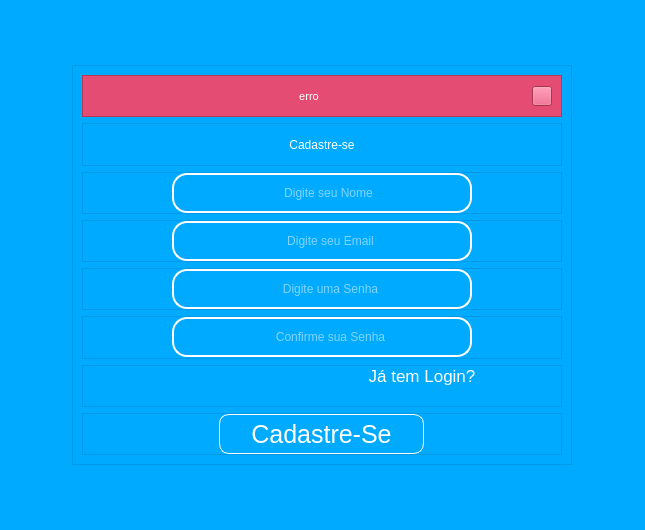
<?xml version="1.0" encoding="UTF-8"?>
<ui version="4.0">
 <class>bg_tela_cadastro</class>
 <widget class="QMainWindow" name="bg_tela_cadastro">
  <property name="geometry">
   <rect>
    <x>0</x>
    <y>0</y>
    <width>645</width>
    <height>530</height>
   </rect>
  </property>
  <property name="windowTitle">
   <string>MainWindow</string>
  </property>
  <property name="styleSheet">
   <string notr="true">background-color: rgb(0, 170, 255);</string>
  </property>
  <widget class="QWidget" name="centralwidget">
   <layout class="QHBoxLayout" name="horizontalLayout_3">
    <item>
     <layout class="QHBoxLayout" name="horizontalLayout_13">
      <item>
       <widget class="QFrame" name="frame_bg_geral">
        <property name="styleSheet">
         <string notr="true">background-color: rgb(0, 170, 255);</string>
        </property>
        <property name="frameShape">
         <enum>QFrame::NoFrame</enum>
        </property>
        <property name="frameShadow">
         <enum>QFrame::Raised</enum>
        </property>
        <layout class="QHBoxLayout" name="horizontalLayout">
         <item>
          <widget class="QFrame" name="frame_bg_informacoes">
           <property name="minimumSize">
            <size>
             <width>0</width>
             <height>0</height>
            </size>
           </property>
           <property name="maximumSize">
            <size>
             <width>500</width>
             <height>400</height>
            </size>
           </property>
           <property name="font">
            <font>
             <pointsize>2</pointsize>
            </font>
           </property>
           <property name="layoutDirection">
            <enum>Qt::LeftToRight</enum>
           </property>
           <property name="styleSheet">
            <string notr="true">background-color: rgba(0, 170, 255, 100);</string>
           </property>
           <property name="frameShape">
            <enum>QFrame::StyledPanel</enum>
           </property>
           <property name="frameShadow">
            <enum>QFrame::Raised</enum>
           </property>
           <layout class="QVBoxLayout" name="verticalLayout_2">
            <item>
             <widget class="QFrame" name="frame_erro">
              <property name="styleSheet">
               <string notr="true">background-color: rgb(229, 76, 115);</string>
              </property>
              <property name="frameShape">
               <enum>QFrame::StyledPanel</enum>
              </property>
              <property name="frameShadow">
               <enum>QFrame::Raised</enum>
              </property>
              <layout class="QHBoxLayout" name="horizontalLayout_15">
               <item>
                <widget class="QLabel" name="texto_erro">
                 <property name="font">
                  <font>
                   <family>System</family>
                   <pointsize>8</pointsize>
                   <weight>9</weight>
                   <italic>false</italic>
                   <bold>false</bold>
                  </font>
                 </property>
                 <property name="styleSheet">
                  <string notr="true">color: rgb(255, 255, 255);
font: 75 8pt &quot;System&quot;;</string>
                 </property>
                 <property name="text">
                  <string>erro</string>
                 </property>
                 <property name="alignment">
                  <set>Qt::AlignCenter</set>
                 </property>
                </widget>
               </item>
               <item>
                <widget class="QPushButton" name="pushButton">
                 <property name="maximumSize">
                  <size>
                   <width>20</width>
                   <height>20</height>
                  </size>
                 </property>
                 <property name="text">
                  <string/>
                 </property>
                 <property name="icon">
                  <iconset resource="img.qrc">
                   <normaloff>:/icon_fechar/fechar-o-simbolo-quadrado-arredondado-da-interface-com-uma-cruz (1).png</normaloff>:/icon_fechar/fechar-o-simbolo-quadrado-arredondado-da-interface-com-uma-cruz (1).png</iconset>
                 </property>
                 <property name="iconSize">
                  <size>
                   <width>20</width>
                   <height>20</height>
                  </size>
                 </property>
                </widget>
               </item>
              </layout>
             </widget>
            </item>
            <item>
             <widget class="QFrame" name="frame_cadastre_se">
              <property name="styleSheet">
               <string notr="true"/>
              </property>
              <property name="frameShape">
               <enum>QFrame::StyledPanel</enum>
              </property>
              <property name="frameShadow">
               <enum>QFrame::Raised</enum>
              </property>
              <layout class="QHBoxLayout" name="horizontalLayout_2">
               <item>
                <widget class="QLabel" name="label_cadastre_se">
                 <property name="autoFillBackground">
                  <bool>false</bool>
                 </property>
                 <property name="styleSheet">
                  <string notr="true">border:none;
font: 36pt &quot;MS Sans Serif&quot;;
color: rgb(255, 255, 255);</string>
                 </property>
                 <property name="text">
                  <string>Cadastre-se</string>
                 </property>
                 <property name="alignment">
                  <set>Qt::AlignCenter</set>
                 </property>
                </widget>
               </item>
              </layout>
             </widget>
            </item>
            <item>
             <widget class="QFrame" name="frame_input_digite_nome">
              <property name="maximumSize">
               <size>
                <width>16777215</width>
                <height>50</height>
               </size>
              </property>
              <property name="styleSheet">
               <string notr="true"/>
              </property>
              <property name="frameShape">
               <enum>QFrame::StyledPanel</enum>
              </property>
              <property name="frameShadow">
               <enum>QFrame::Raised</enum>
              </property>
              <layout class="QHBoxLayout" name="horizontalLayout_5">
               <property name="spacing">
                <number>0</number>
               </property>
               <property name="leftMargin">
                <number>0</number>
               </property>
               <property name="topMargin">
                <number>0</number>
               </property>
               <property name="rightMargin">
                <number>0</number>
               </property>
               <property name="bottomMargin">
                <number>0</number>
               </property>
               <item>
                <widget class="QFrame" name="frame_7">
                 <property name="maximumSize">
                  <size>
                   <width>300</width>
                   <height>40</height>
                  </size>
                 </property>
                 <property name="styleSheet">
                  <string notr="true">border: 2px solid  rgb(255, 255, 255);
border-radius: 15px;</string>
                 </property>
                 <property name="frameShape">
                  <enum>QFrame::StyledPanel</enum>
                 </property>
                 <property name="frameShadow">
                  <enum>QFrame::Raised</enum>
                 </property>
                 <layout class="QHBoxLayout" name="horizontalLayout_4">
                  <property name="spacing">
                   <number>0</number>
                  </property>
                  <property name="leftMargin">
                   <number>6</number>
                  </property>
                  <property name="topMargin">
                   <number>0</number>
                  </property>
                  <property name="rightMargin">
                   <number>0</number>
                  </property>
                  <property name="bottomMargin">
                   <number>0</number>
                  </property>
                  <item>
                   <widget class="QLabel" name="icon_user">
                    <property name="maximumSize">
                     <size>
                      <width>40</width>
                      <height>30</height>
                     </size>
                    </property>
                    <property name="styleSheet">
                     <string notr="true">border: none;</string>
                    </property>
                    <property name="text">
                     <string/>
                    </property>
                    <property name="pixmap">
                     <pixmap resource="img.qrc">:/icon_user/user.png</pixmap>
                    </property>
                    <property name="scaledContents">
                     <bool>true</bool>
                    </property>
                   </widget>
                  </item>
                  <item>
                   <widget class="QLineEdit" name="lineEdit_nome">
                    <property name="maximumSize">
                     <size>
                      <width>400</width>
                      <height>300</height>
                     </size>
                    </property>
                    <property name="styleSheet">
                     <string notr="true">border: none;
color: rgb(255, 255, 255);</string>
                    </property>
                    <property name="alignment">
                     <set>Qt::AlignCenter</set>
                    </property>
                    <property name="dragEnabled">
                     <bool>false</bool>
                    </property>
                    <property name="placeholderText">
                     <string>Digite seu Nome</string>
                    </property>
                   </widget>
                  </item>
                 </layout>
                </widget>
               </item>
              </layout>
             </widget>
            </item>
            <item>
             <widget class="QFrame" name="frame_input_digite_email">
              <property name="maximumSize">
               <size>
                <width>16777215</width>
                <height>50</height>
               </size>
              </property>
              <property name="styleSheet">
               <string notr="true"/>
              </property>
              <property name="frameShape">
               <enum>QFrame::StyledPanel</enum>
              </property>
              <property name="frameShadow">
               <enum>QFrame::Raised</enum>
              </property>
              <layout class="QHBoxLayout" name="horizontalLayout_7">
               <property name="spacing">
                <number>0</number>
               </property>
               <property name="leftMargin">
                <number>0</number>
               </property>
               <property name="topMargin">
                <number>0</number>
               </property>
               <property name="rightMargin">
                <number>0</number>
               </property>
               <property name="bottomMargin">
                <number>0</number>
               </property>
               <item>
                <widget class="QFrame" name="frame_8">
                 <property name="maximumSize">
                  <size>
                   <width>300</width>
                   <height>40</height>
                  </size>
                 </property>
                 <property name="styleSheet">
                  <string notr="true">border: 2px solid  rgb(255, 255, 255);
border-radius: 15px;</string>
                 </property>
                 <property name="frameShape">
                  <enum>QFrame::StyledPanel</enum>
                 </property>
                 <property name="frameShadow">
                  <enum>QFrame::Raised</enum>
                 </property>
                 <layout class="QHBoxLayout" name="horizontalLayout_6">
                  <property name="spacing">
                   <number>0</number>
                  </property>
                  <property name="leftMargin">
                   <number>10</number>
                  </property>
                  <property name="topMargin">
                   <number>0</number>
                  </property>
                  <property name="rightMargin">
                   <number>0</number>
                  </property>
                  <property name="bottomMargin">
                   <number>0</number>
                  </property>
                  <item>
                   <widget class="QLabel" name="icon_email">
                    <property name="maximumSize">
                     <size>
                      <width>30</width>
                      <height>30</height>
                     </size>
                    </property>
                    <property name="styleSheet">
                     <string notr="true">border: none;</string>
                    </property>
                    <property name="text">
                     <string/>
                    </property>
                    <property name="pixmap">
                     <pixmap resource="img.qrc">:/icon_email/email-marketing.png</pixmap>
                    </property>
                    <property name="scaledContents">
                     <bool>true</bool>
                    </property>
                   </widget>
                  </item>
                  <item>
                   <widget class="QLineEdit" name="lineEdit_email">
                    <property name="maximumSize">
                     <size>
                      <width>400</width>
                      <height>300</height>
                     </size>
                    </property>
                    <property name="styleSheet">
                     <string notr="true">border: none;
color: rgb(255, 255, 255);</string>
                    </property>
                    <property name="alignment">
                     <set>Qt::AlignCenter</set>
                    </property>
                    <property name="dragEnabled">
                     <bool>false</bool>
                    </property>
                    <property name="placeholderText">
                     <string>Digite seu Email</string>
                    </property>
                   </widget>
                  </item>
                 </layout>
                </widget>
               </item>
              </layout>
             </widget>
            </item>
            <item>
             <widget class="QFrame" name="frame_input_digitar_senha">
              <property name="maximumSize">
               <size>
                <width>16777215</width>
                <height>50</height>
               </size>
              </property>
              <property name="styleSheet">
               <string notr="true"/>
              </property>
              <property name="frameShape">
               <enum>QFrame::StyledPanel</enum>
              </property>
              <property name="frameShadow">
               <enum>QFrame::Raised</enum>
              </property>
              <layout class="QHBoxLayout" name="horizontalLayout_9">
               <property name="spacing">
                <number>0</number>
               </property>
               <property name="leftMargin">
                <number>0</number>
               </property>
               <property name="topMargin">
                <number>0</number>
               </property>
               <property name="rightMargin">
                <number>0</number>
               </property>
               <property name="bottomMargin">
                <number>0</number>
               </property>
               <item>
                <widget class="QFrame" name="frame_9">
                 <property name="maximumSize">
                  <size>
                   <width>300</width>
                   <height>40</height>
                  </size>
                 </property>
                 <property name="styleSheet">
                  <string notr="true">border: 2px solid  rgb(255, 255, 255);
border-radius: 15px;</string>
                 </property>
                 <property name="frameShape">
                  <enum>QFrame::StyledPanel</enum>
                 </property>
                 <property name="frameShadow">
                  <enum>QFrame::Raised</enum>
                 </property>
                 <layout class="QHBoxLayout" name="horizontalLayout_8">
                  <property name="spacing">
                   <number>0</number>
                  </property>
                  <property name="leftMargin">
                   <number>10</number>
                  </property>
                  <property name="topMargin">
                   <number>0</number>
                  </property>
                  <property name="rightMargin">
                   <number>0</number>
                  </property>
                  <property name="bottomMargin">
                   <number>0</number>
                  </property>
                  <item>
                   <widget class="QLabel" name="icon_senha">
                    <property name="maximumSize">
                     <size>
                      <width>30</width>
                      <height>30</height>
                     </size>
                    </property>
                    <property name="styleSheet">
                     <string notr="true">border: none;</string>
                    </property>
                    <property name="text">
                     <string/>
                    </property>
                    <property name="pixmap">
                     <pixmap resource="img.qrc">:/icon_senha/cadeado.png</pixmap>
                    </property>
                    <property name="scaledContents">
                     <bool>true</bool>
                    </property>
                   </widget>
                  </item>
                  <item>
                   <widget class="QLineEdit" name="lineEdit_senha">
                    <property name="maximumSize">
                     <size>
                      <width>400</width>
                      <height>300</height>
                     </size>
                    </property>
                    <property name="styleSheet">
                     <string notr="true">border: none;
color: rgb(255, 255, 255);</string>
                    </property>
                    <property name="alignment">
                     <set>Qt::AlignCenter</set>
                    </property>
                    <property name="dragEnabled">
                     <bool>false</bool>
                    </property>
                    <property name="placeholderText">
                     <string>Digite uma Senha</string>
                    </property>
                   </widget>
                  </item>
                 </layout>
                </widget>
               </item>
              </layout>
             </widget>
            </item>
            <item>
             <widget class="QFrame" name="frame_input_confirmar_senha">
              <property name="maximumSize">
               <size>
                <width>16777215</width>
                <height>50</height>
               </size>
              </property>
              <property name="styleSheet">
               <string notr="true"/>
              </property>
              <property name="frameShape">
               <enum>QFrame::StyledPanel</enum>
              </property>
              <property name="frameShadow">
               <enum>QFrame::Raised</enum>
              </property>
              <layout class="QHBoxLayout" name="horizontalLayout_11">
               <property name="spacing">
                <number>0</number>
               </property>
               <property name="leftMargin">
                <number>0</number>
               </property>
               <property name="topMargin">
                <number>0</number>
               </property>
               <property name="rightMargin">
                <number>0</number>
               </property>
               <property name="bottomMargin">
                <number>0</number>
               </property>
               <item>
                <widget class="QFrame" name="frame_10">
                 <property name="maximumSize">
                  <size>
                   <width>300</width>
                   <height>40</height>
                  </size>
                 </property>
                 <property name="styleSheet">
                  <string notr="true">border: 2px solid  rgb(255, 255, 255);
border-radius: 15px;</string>
                 </property>
                 <property name="frameShape">
                  <enum>QFrame::StyledPanel</enum>
                 </property>
                 <property name="frameShadow">
                  <enum>QFrame::Raised</enum>
                 </property>
                 <layout class="QHBoxLayout" name="horizontalLayout_10">
                  <property name="spacing">
                   <number>0</number>
                  </property>
                  <property name="leftMargin">
                   <number>10</number>
                  </property>
                  <property name="topMargin">
                   <number>0</number>
                  </property>
                  <property name="rightMargin">
                   <number>0</number>
                  </property>
                  <property name="bottomMargin">
                   <number>0</number>
                  </property>
                  <item>
                   <widget class="QLabel" name="icon_con_senha">
                    <property name="maximumSize">
                     <size>
                      <width>30</width>
                      <height>30</height>
                     </size>
                    </property>
                    <property name="styleSheet">
                     <string notr="true">border: none;</string>
                    </property>
                    <property name="text">
                     <string/>
                    </property>
                    <property name="pixmap">
                     <pixmap resource="img.qrc">:/icon_senha/cadeado.png</pixmap>
                    </property>
                    <property name="scaledContents">
                     <bool>true</bool>
                    </property>
                   </widget>
                  </item>
                  <item>
                   <widget class="QLineEdit" name="lineEdit_con_senha">
                    <property name="maximumSize">
                     <size>
                      <width>400</width>
                      <height>300</height>
                     </size>
                    </property>
                    <property name="styleSheet">
                     <string notr="true">border: none;
color: rgb(255, 255, 255);</string>
                    </property>
                    <property name="alignment">
                     <set>Qt::AlignCenter</set>
                    </property>
                    <property name="dragEnabled">
                     <bool>false</bool>
                    </property>
                    <property name="placeholderText">
                     <string>Confirme sua Senha</string>
                    </property>
                   </widget>
                  </item>
                 </layout>
                </widget>
               </item>
              </layout>
             </widget>
            </item>
            <item>
             <widget class="QFrame" name="frame_ja_tenho_login">
              <property name="maximumSize">
               <size>
                <width>16777215</width>
                <height>50</height>
               </size>
              </property>
              <property name="styleSheet">
               <string notr="true"/>
              </property>
              <property name="frameShape">
               <enum>QFrame::StyledPanel</enum>
              </property>
              <property name="frameShadow">
               <enum>QFrame::Raised</enum>
              </property>
              <layout class="QHBoxLayout" name="horizontalLayout_12">
               <property name="spacing">
                <number>0</number>
               </property>
               <property name="leftMargin">
                <number>200</number>
               </property>
               <property name="topMargin">
                <number>0</number>
               </property>
               <property name="rightMargin">
                <number>0</number>
               </property>
               <property name="bottomMargin">
                <number>19</number>
               </property>
               <item>
                <widget class="QPushButton" name="pushButton_ja_tem_login">
                 <property name="font">
                  <font>
                   <pointsize>13</pointsize>
                  </font>
                 </property>
                 <property name="mouseTracking">
                  <bool>false</bool>
                 </property>
                 <property name="styleSheet">
                  <string notr="true">QPushButton {

color: rgb(255, 255, 255);
border: none;

}

QPushButton:hover {

color: rgb(229, 229, 229);
border: none;

}</string>
                 </property>
                 <property name="text">
                  <string>Já tem Login?</string>
                 </property>
                </widget>
               </item>
              </layout>
             </widget>
            </item>
            <item>
             <widget class="QFrame" name="frame_btn_cadastre_se">
              <property name="maximumSize">
               <size>
                <width>16777215</width>
                <height>50</height>
               </size>
              </property>
              <property name="styleSheet">
               <string notr="true"/>
              </property>
              <property name="frameShape">
               <enum>QFrame::StyledPanel</enum>
              </property>
              <property name="frameShadow">
               <enum>QFrame::Raised</enum>
              </property>
              <layout class="QHBoxLayout" name="horizontalLayout_14">
               <property name="spacing">
                <number>0</number>
               </property>
               <property name="leftMargin">
                <number>0</number>
               </property>
               <property name="topMargin">
                <number>0</number>
               </property>
               <property name="rightMargin">
                <number>0</number>
               </property>
               <property name="bottomMargin">
                <number>0</number>
               </property>
               <item>
                <widget class="QPushButton" name="pushButton_cadastre_se">
                 <property name="maximumSize">
                  <size>
                   <width>205</width>
                   <height>55</height>
                  </size>
                 </property>
                 <property name="font">
                  <font>
                   <pointsize>19</pointsize>
                   <weight>50</weight>
                   <bold>false</bold>
                  </font>
                 </property>
                 <property name="styleSheet">
                  <string notr="true">QPushButton{

	color: rgb(255, 255, 255);
    border: 1px solid rgb(255, 255, 255);
    border-radius: 10px;

}

QPushButton:hover{
	
	background-color: ;
	background-color: rgb(1, 208, 255);
    color: rgb(255, 255, 255);
    border-radius: 10px;

}</string>
                 </property>
                 <property name="text">
                  <string>Cadastre-Se</string>
                 </property>
                </widget>
               </item>
              </layout>
             </widget>
            </item>
           </layout>
          </widget>
         </item>
        </layout>
       </widget>
      </item>
     </layout>
    </item>
   </layout>
  </widget>
 </widget>
 <resources>
  <include location="img.qrc"/>
  <include location="icones.qrc"/>
 </resources>
 <connections/>
</ui>
